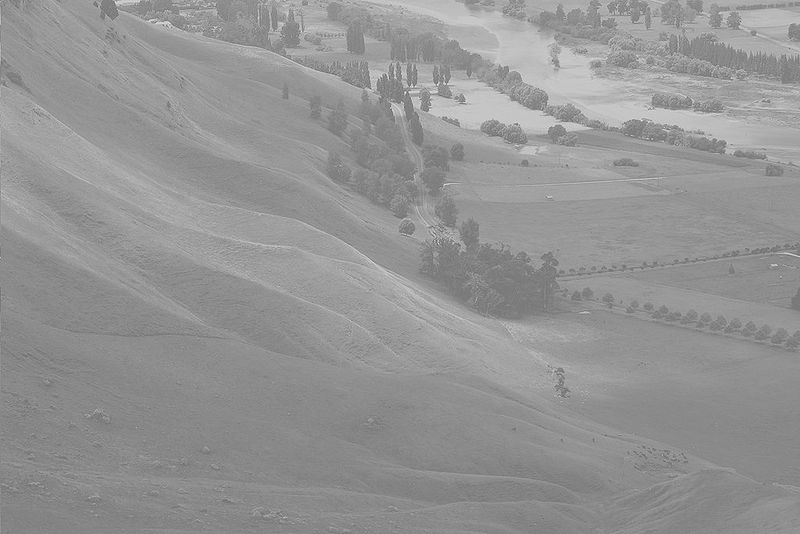
#> input picture Assignments/images/Hawkes_Bay_NZ.jpg, 800 x 534 px
$ jupyter execute 'A5. Histogram Equalization.ipynb'
#> lines starting #> are read from the running program, lines starting #| are printed output that depends on the picture
# Histogram equalization
---

Using the following algorithm, implement histogram equalization:

1. Calculate normalized histogram: Normalization is performed by dividing the frequency of each bin by the total number of pixels in the image.
2. Cumulative distribution function of the histogram: Find the cumulative sum of the normalized histogram:

    $\sum_{i=0}^j P_x(i)$

    Where $P_x$ is the normalized histogram.

3. Derive intensity-mapping lookup table: Map the new pixel intensities to each pixel of the image. For each discrete intensity level i, the mapped pixel value is calculated from the normalized cumulative histogram according to:

    ```mapped_pixel_value(i) = (L-1)*normalized_cumulative_histogram(i)```

    Where L = 256 for a typical 8-bit unsigned integer representation of pixel intensity.

4. Transform pixel intensity of the original image with the lookup table: Create a new image based on the lookup table.

[cell 1]
import numpy as np
import cv2

import matplotlib.pyplot as plt

[cell 2]
# TODO: Implment all the functions needed to perform histogram equalization. Test your functions on the following image. Plot the image, the equalized version of the image, and the histograms of both the original and the equalized image.

[cell 3]
image = cv2.imread('images/Hawkes_Bay_NZ.jpg')
#> image is the input picture: shape (534, 800, 3); min 86, max 246, mean 148
image = cv2.cvtColor(image, cv2.COLOR_BGR2GRAY)
#> image: shape (534, 800)

hist = cv2.calcHist([image], [0], None, [256], [0, 256])
#> hist = 256 values, max 15946 at index 138, min 0 at index 0, mean 1668.8

f, (ax1, ax2) = plt.subplots(1, 2, figsize=(20,10))

ax1.imshow(image, cmap='gray')
ax2.plot(hist)
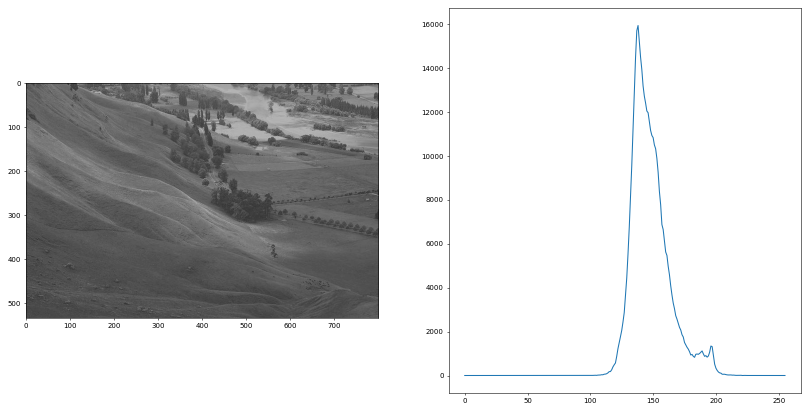
#> figure drawn by matplotlib, 2 panels; panel 2: curve peaks at x = 138, y = 15946
